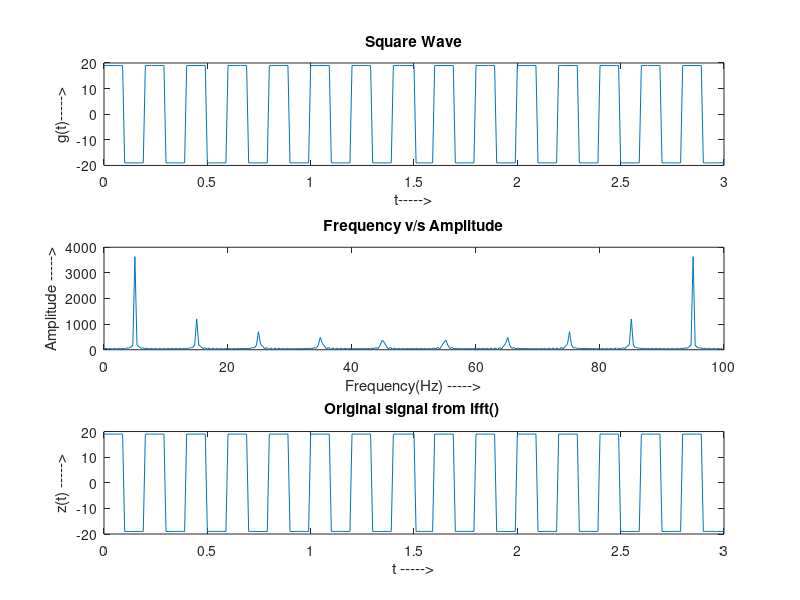

Write MATLAB code to recreate this figure.
#####################################################################
#####################################################################
## 							Q. No. 10. A
# Write MATLAB code to generate and plot a cosine wave g(t) having
# the following characteristics:
# Frequency 	=  5 Hz
# Amplitude 	= 19 Volts
# Time Interval = 0 <= t <= 3 seconds
# Label your figure with the appropriate title, x-axis and y-axis
#####################################################################
#####################################################################

f = 5;
a = 19;
Ts = 0.01;
t = 0 : Ts : 3;
g_t = a * cos(2 * pi * f * t);

subplot(3, 1, 1);
plot(t, g_t);
title("Cosine wave");
xlabel("t----->");
ylabel("g(t)----->");

# a). Perform a Fourier Transform on the above signal using the 
#     command (FFT) and plot the result in the frequency domain.

f_s = fft(g_t);
Fs = 1 / Ts;
f = (0:length(f_s) - 1) * Fs / length(f_s);

subplot(3, 1, 2);
plot(f, abs(f_s));
title("Frequency v/s Amplitude");
xlabel("Frequency (Hz) ----->");
ylabel("Magnitude ----->");

# b). Write MATLAB code to perform an Inverse Fourier Transform
#     of the signal obtained in part (a) using the command(IFFT)
#     and plot the result in the time domain.

z = ifft(f_s);
subplot(3, 1, 3);
plot(t, z);
title("Original signal from ifft() ");
xlabel("t----->");
ylabel("z(t)----->");




#####################################################################
#####################################################################
## 							Q. No. 10. B
# Write MATLAB code to generate and plot a square wave g(t) having
# the following characteristics:
# Frequency 	=  5 Hz
# Amplitude 	= 19 Volts
# Time Interval = 0 <= t <= 3 seconds

f = 5;
a = 19;
Ts = 0.01;
t = 0 : Ts : 3;
g_t = a * square(2 * pi * f * t);

subplot(3, 1, 1);
plot(t, g_t);
title("Square Wave");
xlabel("t----->");
ylabel("g(t)----->");

#####################################################################
#####################################################################

# a). Perform a Fourier Transform on the above signal using the
#     command (FFT) and plot the result in the frequency domain.

f_s = fft(g_t);
Fs = 1 / Ts;
f = (0:length(f_s)-1)*Fs/length(f_s);

subplot(3, 1, 2);
plot(f, abs(f_s));
title("Frequency v/s Amplitude");
xlabel("Frequency(Hz) ----->");
ylabel("Amplitude ----->");

# b). Write MATLAB code to perform an Inverse Fourier Transform of 
#     the signal obtained in part (a) using the command (IFFT) and
#     plot the result in the time domain.

z = ifft(f_s);
subplot(3, 1, 3);
plot(t, z);
title("Original signal from ifft() ");
xlabel("t ----->");
ylabel("z(t) ----->");